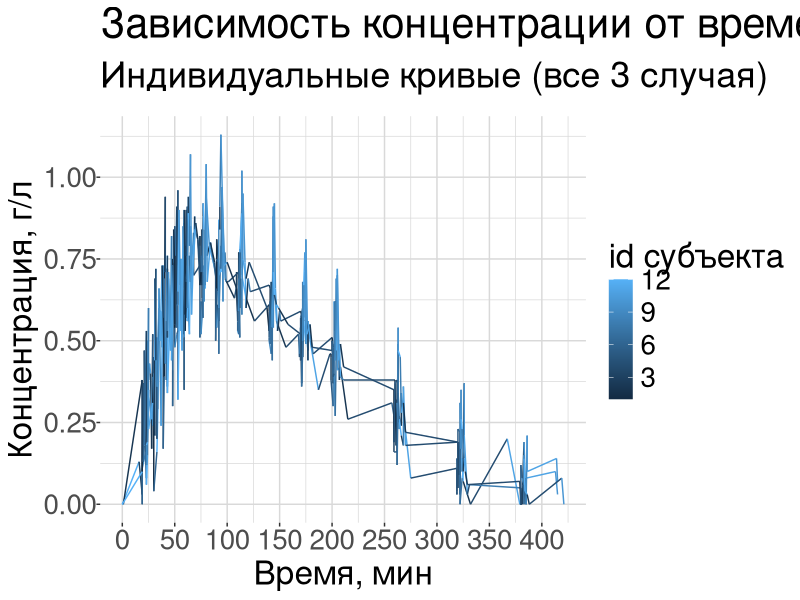
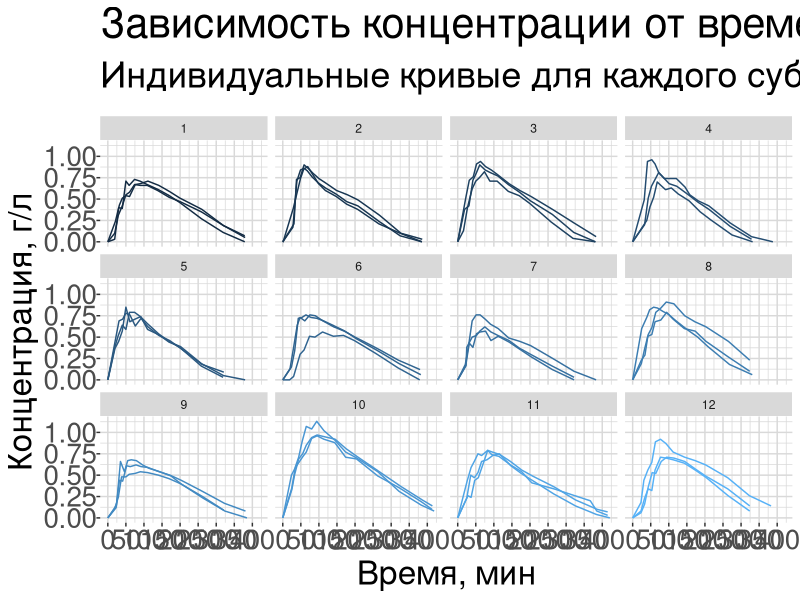
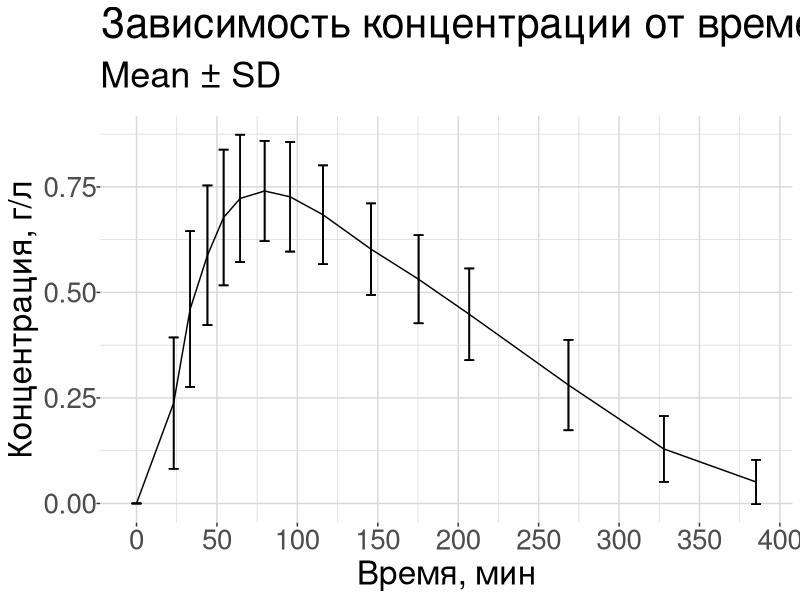
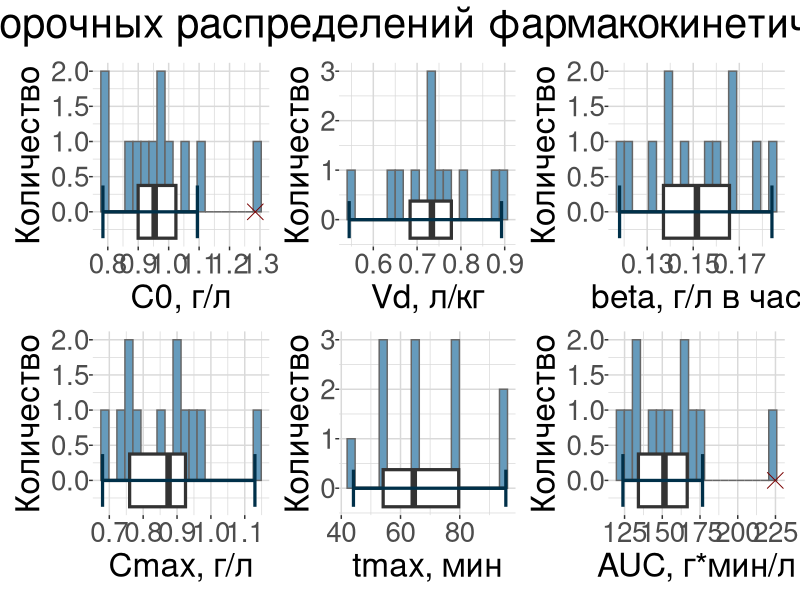

The R script that drew these images, in order:
## ---- chunk 1
knitr::opts_chunk$set(echo = TRUE)

library(tidyverse)
library(ggplot2)
library(patchwork)
## ---- chunk 2
theme_custom <-
  theme(
        axis.text.x = element_text(size = 20),
        axis.text.y = element_text(size = 20, margin = margin(t = 15, unit = "pt")),
        axis.title.x = element_text(size = 24),
        axis.title.y = element_text(size = 24),
        panel.background = element_rect(fill = "white", colour = "white"),
        panel.grid = element_line(color = "gray85"),
        legend.text = element_text(size=20),
        legend.title = element_text(size=24),
        plot.title = element_text(size = 30, margin = margin(b = 10, unit = "pt")),
        plot.subtitle = element_text(size = 26, margin = margin(b = 15, unit = "pt"))
  )
## ---- chunk 3
data_Yelland <- read.csv("data/raw/Yelland-2008.csv")

str(data_Yelland)
## ---- chunk 4
plot1 <- data_Yelland %>% 
  select(subject_id, conc_g_per_L, time_min, occasion) %>% 
  #filter(subject_id == 4) %>% 
  ggplot(aes(color = subject_id)) +
  geom_line(aes(x = time_min, y = conc_g_per_L, group = occasion)) +
  scale_x_continuous(breaks = seq(0, 420, by = 50))+
  scale_y_continuous(breaks = seq(0, 1, by = 0.25))+
    labs(title = "Зависимость концентрации от времени", subtitle = "Индивидуальные кривые (все 3 случая)", x = "Время, мин", y = "Концентрация, г/л", color = "id субъекта")+
  theme_custom

plot1
## ---- chunk 5
plot2 <- data_Yelland %>% 
  select(subject_id, conc_g_per_L, time_min, occasion) %>% 
  ggplot(aes(color = subject_id)) +
  geom_line(aes(x = time_min, y = conc_g_per_L, group = occasion)) +
  facet_wrap(subject_id~.)+
  scale_x_continuous(breaks = seq(0, 420, by = 50))+
  scale_y_continuous(breaks = seq(0, 1, by = 0.25))+
    labs(title = "Зависимость концентрации от времени", subtitle = "Индивидуальные кривые для каждого субъекта", x = "Время, мин", y = "Концентрация, г/л", color = "id субъекта")+
  theme_custom+
  theme(legend.position = "none")

plot2
## ---- chunk 6
current_num <- 1
for(i in 1:nrow(data_Yelland)) {
  if(data_Yelland$time_min[i] == 0) {
    current_num <- 1  # обнуляем счетчик
  } else {
    current_num <- current_num + 1
  }
  data_Yelland$point_id[i] <- current_num
}

rm(i)
rm(current_num)
## ---- chunk 7
data_Yelland_conc <- data_Yelland %>% 
  select(subject_id, conc_g_per_L, time_min, occasion, point_id) %>%
  group_by(subject_id) %>%
  group_by(point_id) %>%
  mutate(conc_avg = mean(conc_g_per_L), conc_max = mean(conc_g_per_L) + sd(conc_g_per_L), conc_min = mean(conc_g_per_L) - sd(conc_g_per_L), time_min_avg = mean(time_min)) %>% 
  filter(subject_id == 1) %>% 
  select(time_min, conc_avg, conc_max, conc_min, time_min_avg) %>% 
  ungroup()
  
data_Yelland_conc %>% 
  ggplot() +
  geom_line(aes(x = time_min_avg, y = conc_avg)) +
  geom_errorbar(aes(x = time_min_avg, ymin = conc_min, ymax = conc_max), width = 6, size=0.5) +
  scale_x_continuous(breaks = seq(0, 400, by = 50)) +
  scale_y_continuous(breaks = seq(0, 1, by = 0.25)) +    
  labs(title = "Зависимость концентрации от времени", subtitle = "Mean ± SD", x = "Время, мин", y = "Концентрация, г/л") +
  theme_custom

## ---- chunk 8
data_Yelland <- data_Yelland %>% 
  group_by(subject_id) %>%
  group_by(point_id) %>%
  mutate(time_min_avg = mean(time_min)) %>% 
  ungroup()

pharm_par <- data_Yelland %>% 
  select(conc_g_per_L, time_min_avg, subject_id) %>% 
  group_by(subject_id) %>% 
  filter(conc_g_per_L == max(conc_g_per_L)) %>% 
  rename(Cmax = conc_g_per_L, tmax = time_min_avg) 

pharm_par <- pharm_par %>% 
  group_by(subject_id) %>% 
  filter(tmax == min(tmax)) %>%  # выбрали самое первое время для Cmax
  unique()

calc <- data_Yelland %>% 
  select(conc_g_per_L, time_min_avg, subject_id) %>% 
  filter(time_min_avg > pharm_par$tmax[subject_id]) %>% 
  group_by(subject_id) %>% 
  nest() %>% 
  mutate(model = map(data, ~ lm(conc_g_per_L ~ time_min_avg, data = .x)),
         intable = map(model, broom::tidy))
 
slope_dataset <-  calc %>% 
  unnest(intable) %>% 
  filter(term == "time_min_avg") %>% 
  select(estimate) %>% 
  rename(slope = estimate)

Dose <- data_Yelland$dose_g_per_kg[1]

C0_dataset <- calc %>% 
  unnest(intable) %>% 
  filter(term == "(Intercept)") %>% 
  select(estimate, subject_id) %>% 
  rename(C0 = estimate)

pharm_par <-  left_join(C0_dataset, slope_dataset) %>% 
  mutate(Min0 = -(C0/slope)) %>% 
  select(subject_id, C0, Min0) %>% 
  mutate(Vd = Dose/C0, beta = C0/Min0*60) %>% 
  left_join(., pharm_par)
  
aucs <-  data_Yelland %>% 
  select(subject_id, time_min_avg, conc_g_per_L) %>% 
  group_by(subject_id) %>% 
  arrange(subject_id, time_min_avg) %>%  # Убедимся в правильном порядке
  mutate(
    auc = (conc_g_per_L + lead(conc_g_per_L)) * 
          (lead(time_min_avg) - time_min_avg)/ 2 # время надо перевести в часы, а г в мг
  ) %>% 
  summarise(
    AUC0_t = sum(auc, na.rm = T)
  )

pharm_par <- left_join(pharm_par, aucs)
## ---- chunk 9
pharm_par <- pharm_par %>%
  ungroup() %>%
  rename("C0, г/л" = C0, "tmax, мин" = tmax, "AUC, г*мин/л" = AUC0_t, "Cmax, г/л" = Cmax, "Vd, л/кг" = Vd, "beta, г/л в час" = beta, "Min0, мин" = Min0)

pharm_par_stat <- pharm_par %>% 
    ungroup() %>% 
    select(-subject_id) %>%
    pivot_longer(everything()) %>% 
    group_by(name) %>% 
    summarise(
        Mean = mean(value),
        Median = median(value),
        SD = sd(value),
        CV = sd(value)/mean(value)*100,
    ) %>% 
  mutate(CV = round(CV, 1))

beta_stat <- pharm_par_stat %>%
  filter(name == "beta, г/л в час") %>% 
  mutate(Mean = round(Mean,5), Median = round(Median,5), SD = round(SD,5)) %>% 
  rename(Параметр = name, Среднее = Mean, Медиана = Median, "CV, %" = CV) 

C0_Cmax_Vd_stat <- pharm_par_stat %>% 
  filter(name == "C0, г/л" | name == "Cmax, г/л" | name == "Vd, л/кг") %>% 
  mutate(Mean = round(Mean,3), Median = round(Median,3), SD = round(SD,3)) %>% 
  rename(Параметр = name, Среднее = Mean, Медиана = Median, "CV, %" = CV) 

AUC_Min0_tmax_stat <- pharm_par_stat %>%
  filter(name == "AUC, г*мин/л" | name == "Min0, мин" | name == "tmax, мин") %>% 
  mutate(Mean = round(Mean), Median = round(Median), SD = round(SD)) %>% 
  rename(Параметр = name, Среднее = Mean, Медиана = Median, "CV, %" = CV) 
  
beta_stat %>% flextable::flextable()
C0_Cmax_Vd_stat %>% flextable::flextable()
AUC_Min0_tmax_stat %>% flextable::flextable() 

## ---- chunk 10
par_list <- pharm_par %>%
  select(-subject_id & -"Min0, мин") %>%
  names()
## ---- chunk 11
histogram_by_par <- function(par){
  pharm_par %>% 
  select(par) %>% 
  ggplot(aes(x = .data[[par]])) +
  stat_bin(bins = 20, fill = "#669bbc", color = "gray40")+
  geom_boxplot(median.colour = "#003049", outlier.shape = 4, outlier.size = 5, outlier.colour = "#780000", linewidth = 1.1)+
  stat_boxplot(geom = "errorbar", linewidth = 1.1, colour = "#003049")+
  theme_custom + 
  labs(y = "Количество")}



gghist_list <- map(par_list, 
                \(par) histogram_by_par(par))

wrap_plots(gghist_list) + 
  plot_annotation(title = "Визуализация выборочных распределений фармакокинетических параметров",
  theme = theme(plot.title = element_text(size = 30, hjust = 0.5)))
  
